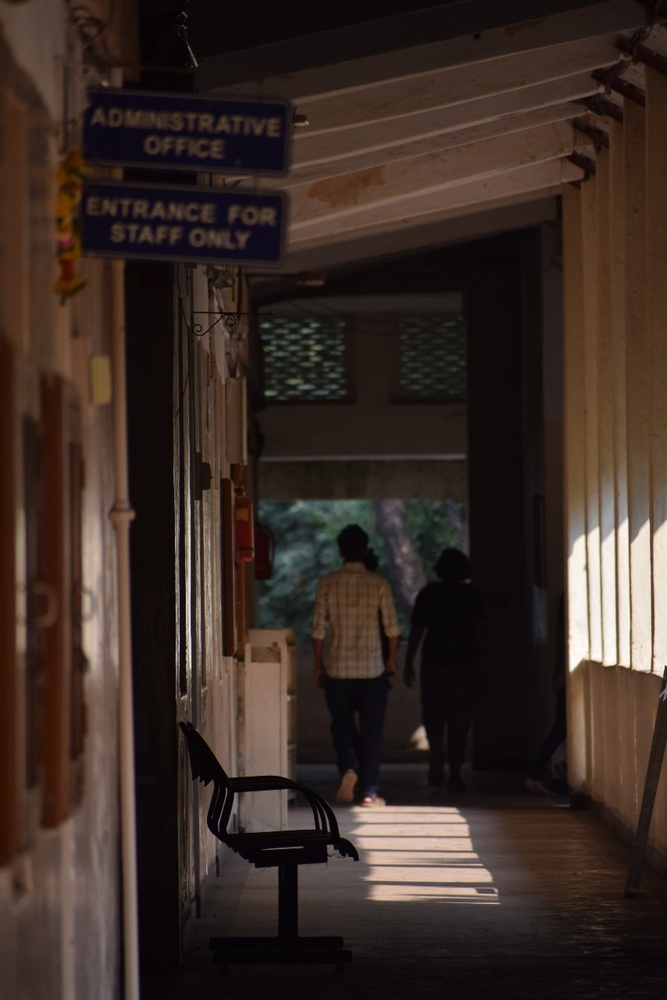
#> input picture Assg 1/corridor.jpg, 667 x 1000 px, shrunk from 854 x 1280 before the run
$ python 1.1_Enhance_Color.py
#> lines starting #> are read from the running program, lines starting #| are printed output that depends on the picture
from PIL import Image
import numpy as np
import matplotlib.pyplot as plt

image_path = "corridor.jpg"
image = Image.open(image_path)
#> image is the input picture: PIL image 667x1000 RGB; mean R, G, B 58.2, 44.3, 37.7
image_array = np.array(image)
height, width, channels = image_array.shape
#> height = 1000; width = 667; channels = 3

enhanced_image = np.empty_like(image_array)

to_enhance = int(input("Enter 0 for Red \n1 for Green\n2 for Blue \n(default is 0): "))
#> the answer given: 1
if not to_enhance:
    to_enhance = 0

for i in range(height):
    for j in range(width):
        for k in range(channels):
            if(k == to_enhance):
                enhanced_image[i, j, k] = np.clip(image_array[i, j, k] * 1.8, 0, 255)
            else:
                enhanced_image[i, j, k] = image_array[i, j, k]
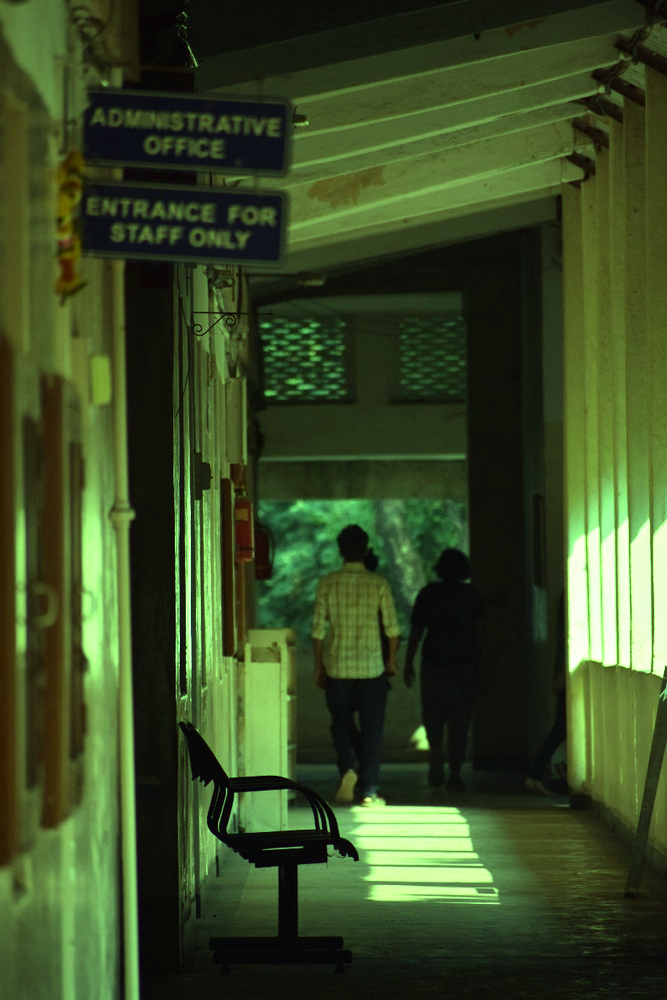
#> enhanced_image: shape (1000, 667, 3); mean R, G, B 58.2, 75.6, 37.7

fig, axs = plt.subplots(1, 2)
axs = axs.flatten()

image_arrays = [image_array, enhanced_image]
enhanced_image_title = f"Enhanced {['Red', 'Green', 'Blue'][to_enhance]} Image"
titles = ["Original Image", enhanced_image_title,]

for i, ax in enumerate(axs):
    ax.imshow(image_arrays[i].astype(np.uint8))
    ax.axis('off')
    ax.set_title(titles[i])

plt.tight_layout()
plt.show()
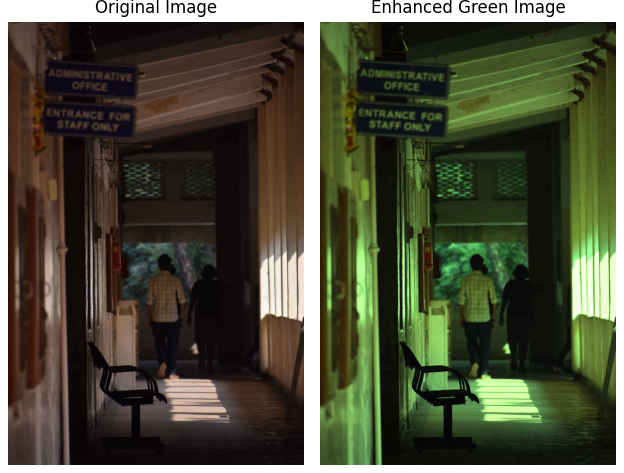
#> figure drawn by matplotlib, 2 panels

$ run again, with Assg 1/group.jpg copied over Assg 1/corridor.jpg
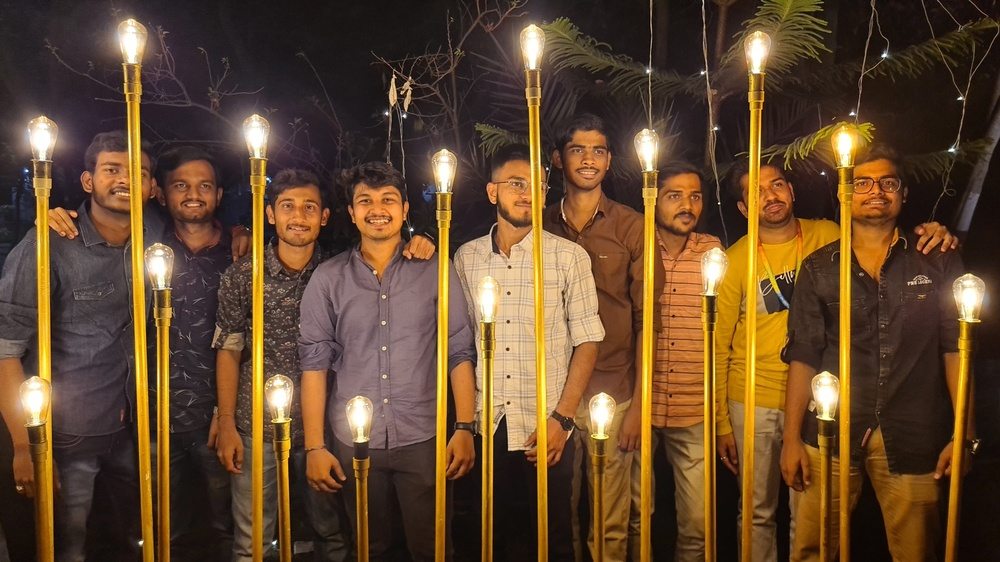
#> input picture Assg 1/group.jpg, 1000 x 562 px, shrunk from 4032 x 2268 before the run
#> image is the input picture: PIL image 1000x562 RGB; mean R, G, B 98.5, 71.3, 45
#> after the loop `for i in range(height):`:
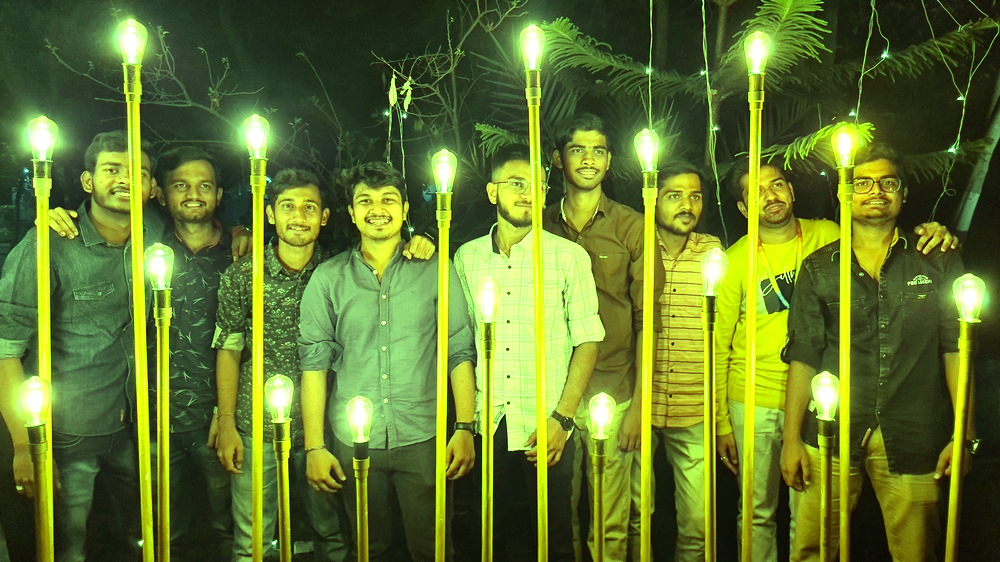
#> enhanced_image: shape (562, 1000, 3); mean R, G, B 98.5, 117.9, 45
#> `plt.show()`:
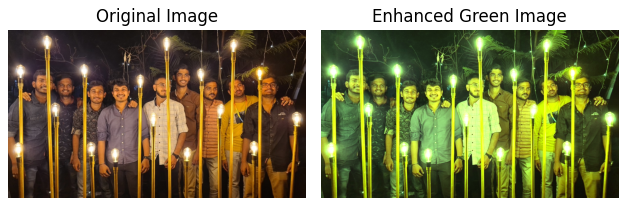
#> figure drawn by matplotlib, 2 panels

$ run again, with Assg 1/hostel.jpg copied over Assg 1/corridor.jpg
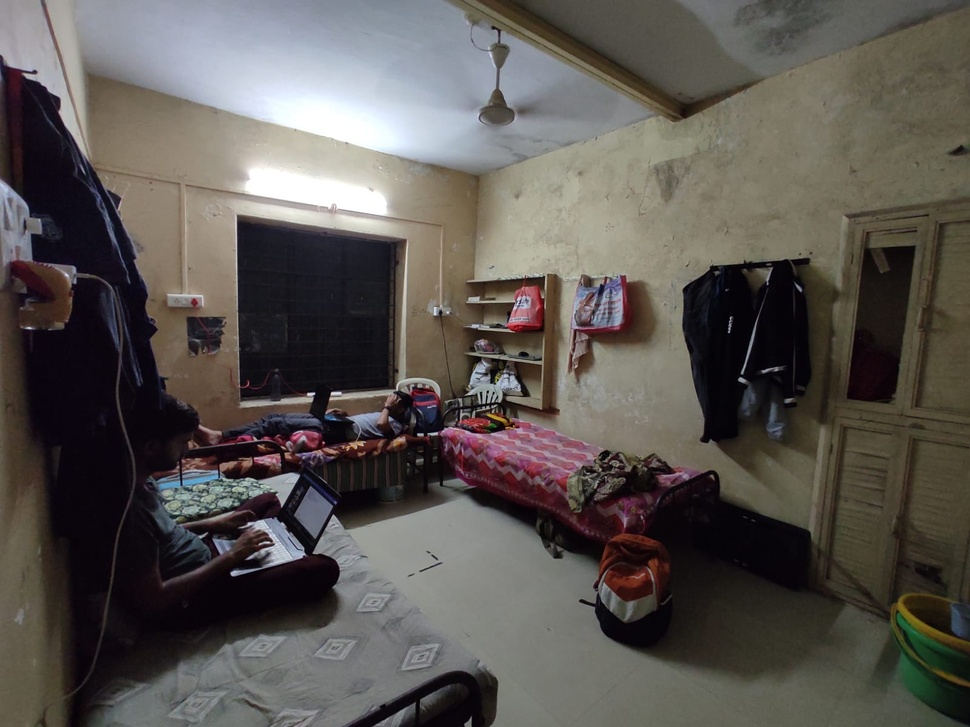
#> input picture Assg 1/hostel.jpg, 970 x 727 px, shrunk from 1600 x 1200 before the run
#> image is the input picture: PIL image 970x727 RGB; mean R, G, B 90.3, 85.6, 81.3
#> after the loop `for i in range(height):`:
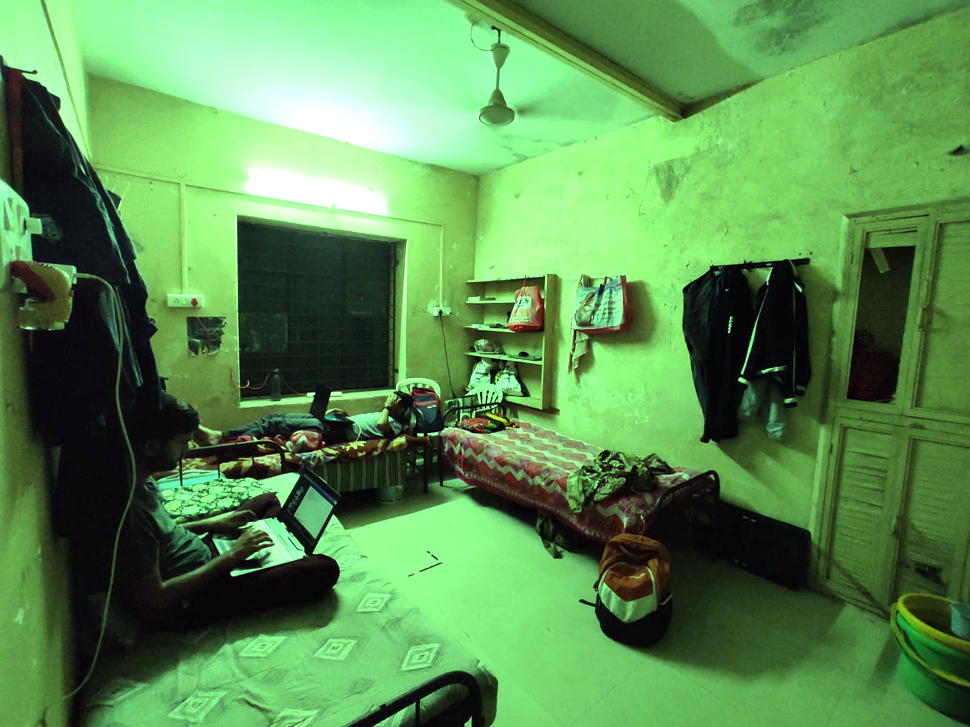
#> enhanced_image: shape (727, 970, 3); mean R, G, B 90.3, 143.5, 81.3
#> `plt.show()`:
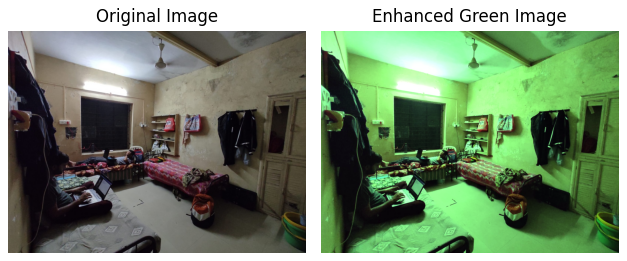
#> figure drawn by matplotlib, 2 panels

$ run again, with Assg 1/me.jpg copied over Assg 1/corridor.jpg
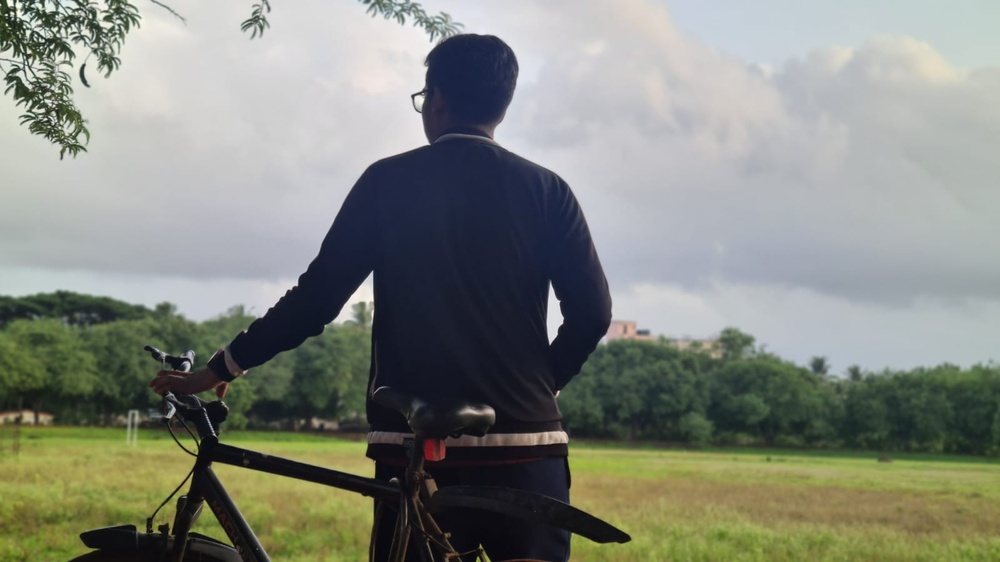
#> input picture Assg 1/me.jpg, 1000 x 562 px, shrunk from 1600 x 900 before the run
#> image is the input picture: PIL image 1000x562 RGB; mean R, G, B 130.9, 134.7, 125.5
#> after the loop `for i in range(height):`:
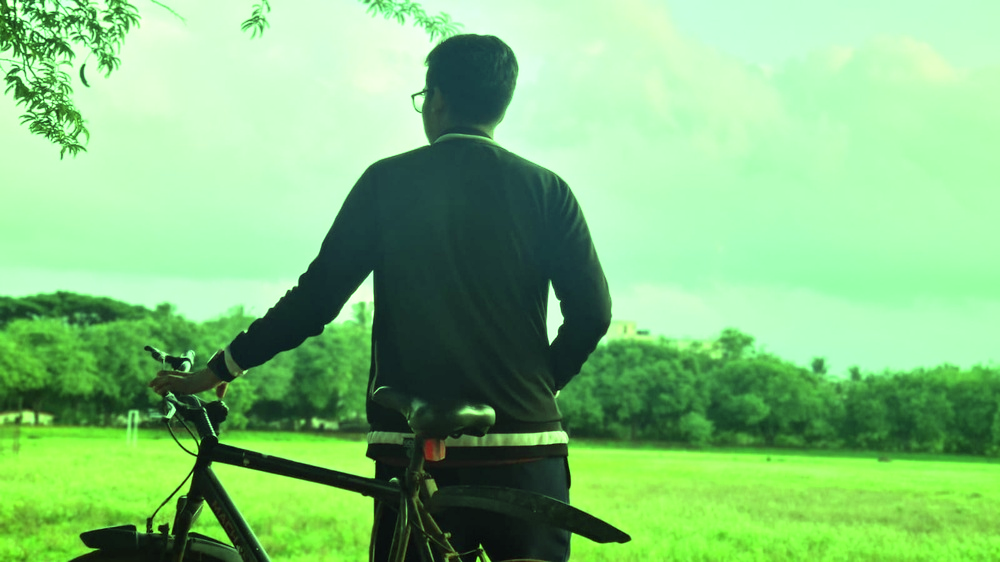
#> enhanced_image: shape (562, 1000, 3); mean R, G, B 130.9, 191.6, 125.5
#> `plt.show()`:
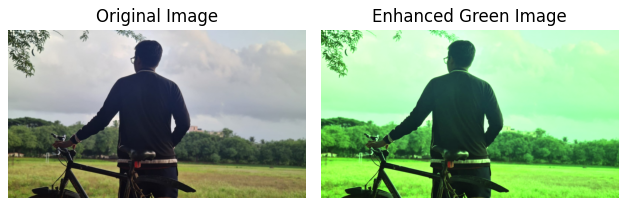
#> figure drawn by matplotlib, 2 panels
